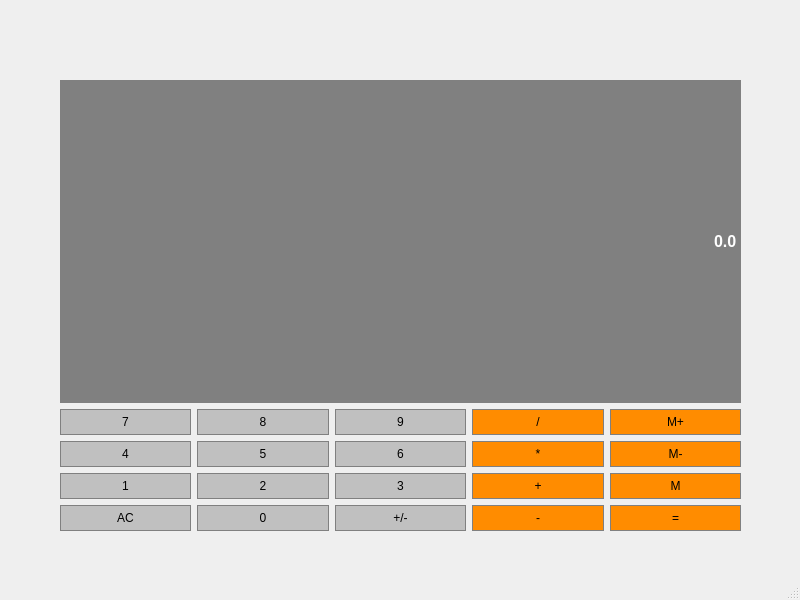
<?xml version="1.0" encoding="UTF-8"?>
<ui version="4.0">
 <class>Calcul</class>
 <widget class="QMainWindow" name="Calcul">
  <property name="geometry">
   <rect>
    <x>0</x>
    <y>0</y>
    <width>800</width>
    <height>600</height>
   </rect>
  </property>
  <property name="windowTitle">
   <string>Calcul</string>
  </property>
  <widget class="QWidget" name="centralwidget">
   <widget class="QWidget" name="gridLayoutWidget">
    <property name="geometry">
     <rect>
      <x>60</x>
      <y>80</y>
      <width>681</width>
      <height>451</height>
     </rect>
    </property>
    <layout class="QGridLayout" name="gridLayout">
     <item row="1" column="0">
      <layout class="QGridLayout" name="gridLayout_5">
       <item row="0" column="0">
        <widget class="QPushButton" name="Button7">
         <property name="sizePolicy">
          <sizepolicy hsizetype="Preferred" vsizetype="Preferred">
           <horstretch>0</horstretch>
           <verstretch>0</verstretch>
          </sizepolicy>
         </property>
         <property name="styleSheet">
          <string notr="true">QPushButton {
     background-color: #C0C0C0; border: 1px solid gray;
	border-radius: 0px;
	padding: 5px;
}
QPushButton:pressed {
    background-color: #A9A9A9; border: 1px solid gray;
	border-radius: 0px;
	padding: 5px;
}</string>
         </property>
         <property name="text">
          <string>7</string>
         </property>
        </widget>
       </item>
       <item row="0" column="1">
        <widget class="QPushButton" name="Button8">
         <property name="sizePolicy">
          <sizepolicy hsizetype="Preferred" vsizetype="Preferred">
           <horstretch>0</horstretch>
           <verstretch>0</verstretch>
          </sizepolicy>
         </property>
         <property name="styleSheet">
          <string notr="true">QPushButton {
     background-color: #C0C0C0; border: 1px solid gray;
	border-radius: 0px;
	padding: 5px;
}
QPushButton:pressed {
    background-color: #A9A9A9; border: 1px solid gray;
	border-radius: 0px;
	padding: 5px;
}</string>
         </property>
         <property name="text">
          <string>8</string>
         </property>
        </widget>
       </item>
       <item row="0" column="2">
        <widget class="QPushButton" name="Button9">
         <property name="sizePolicy">
          <sizepolicy hsizetype="Preferred" vsizetype="Preferred">
           <horstretch>0</horstretch>
           <verstretch>0</verstretch>
          </sizepolicy>
         </property>
         <property name="styleSheet">
          <string notr="true">QPushButton {
     background-color: #C0C0C0; border: 1px solid gray;
	border-radius: 0px;
	padding: 5px;
}
QPushButton:pressed {
    background-color: #A9A9A9; border: 1px solid gray;
	border-radius: 0px;
	padding: 5px;
}</string>
         </property>
         <property name="text">
          <string>9</string>
         </property>
        </widget>
       </item>
       <item row="0" column="3">
        <widget class="QPushButton" name="Divide">
         <property name="sizePolicy">
          <sizepolicy hsizetype="Preferred" vsizetype="Preferred">
           <horstretch>0</horstretch>
           <verstretch>0</verstretch>
          </sizepolicy>
         </property>
         <property name="styleSheet">
          <string notr="true">QPushButton {
     background-color: #FF8C00; border: 1px solid gray;
	border-radius: 0px;
	padding: 5px;
}
QPushButton:pressed {
    background-color: #A9A9A9; border: 1px solid gray;
	border-radius: 0px;
	padding: 5px;
}</string>
         </property>
         <property name="text">
          <string>/</string>
         </property>
        </widget>
       </item>
       <item row="0" column="4">
        <widget class="QPushButton" name="MemAdd">
         <property name="sizePolicy">
          <sizepolicy hsizetype="Preferred" vsizetype="Preferred">
           <horstretch>0</horstretch>
           <verstretch>0</verstretch>
          </sizepolicy>
         </property>
         <property name="styleSheet">
          <string notr="true">QPushButton {
     background-color: #FF8C00; border: 1px solid gray;
	border-radius: 0px;
	padding: 5px;
}
QPushButton:pressed {
    background-color: #A9A9A9; border: 1px solid gray;
	border-radius: 0px;
	padding: 5px;
}</string>
         </property>
         <property name="text">
          <string>M+</string>
         </property>
        </widget>
       </item>
       <item row="1" column="0">
        <widget class="QPushButton" name="Button4">
         <property name="sizePolicy">
          <sizepolicy hsizetype="Preferred" vsizetype="Preferred">
           <horstretch>0</horstretch>
           <verstretch>0</verstretch>
          </sizepolicy>
         </property>
         <property name="styleSheet">
          <string notr="true">QPushButton {
     background-color: #C0C0C0; border: 1px solid gray;
	border-radius: 0px;
	padding: 5px;
}
QPushButton:pressed {
    background-color: #A9A9A9; border: 1px solid gray;
	border-radius: 0px;
	padding: 5px;
}</string>
         </property>
         <property name="text">
          <string>4</string>
         </property>
        </widget>
       </item>
       <item row="1" column="1">
        <widget class="QPushButton" name="Button5">
         <property name="sizePolicy">
          <sizepolicy hsizetype="Preferred" vsizetype="Preferred">
           <horstretch>0</horstretch>
           <verstretch>0</verstretch>
          </sizepolicy>
         </property>
         <property name="styleSheet">
          <string notr="true">QPushButton {
     background-color: #C0C0C0; border: 1px solid gray;
	border-radius: 0px;
	padding: 5px;
}
QPushButton:pressed {
    background-color: #A9A9A9; border: 1px solid gray;
	border-radius: 0px;
	padding: 5px;
}</string>
         </property>
         <property name="text">
          <string>5</string>
         </property>
        </widget>
       </item>
       <item row="1" column="2">
        <widget class="QPushButton" name="Button6">
         <property name="sizePolicy">
          <sizepolicy hsizetype="Preferred" vsizetype="Preferred">
           <horstretch>0</horstretch>
           <verstretch>0</verstretch>
          </sizepolicy>
         </property>
         <property name="styleSheet">
          <string notr="true">QPushButton {
     background-color: #C0C0C0; border: 1px solid gray;
	border-radius: 0px;
	padding: 5px;
}
QPushButton:pressed {
    background-color: #A9A9A9; border: 1px solid gray;
	border-radius: 0px;
	padding: 5px;
}</string>
         </property>
         <property name="text">
          <string>6</string>
         </property>
        </widget>
       </item>
       <item row="1" column="3">
        <widget class="QPushButton" name="Multiply">
         <property name="sizePolicy">
          <sizepolicy hsizetype="Preferred" vsizetype="Preferred">
           <horstretch>0</horstretch>
           <verstretch>0</verstretch>
          </sizepolicy>
         </property>
         <property name="styleSheet">
          <string notr="true">QPushButton {
     background-color: #FF8C00; border: 1px solid gray;
	border-radius: 0px;
	padding: 5px;
}
QPushButton:pressed {
    background-color: #A9A9A9; border: 1px solid gray;
	border-radius: 0px;
	padding: 5px;
}</string>
         </property>
         <property name="text">
          <string>*</string>
         </property>
        </widget>
       </item>
       <item row="1" column="4">
        <widget class="QPushButton" name="MemClear">
         <property name="sizePolicy">
          <sizepolicy hsizetype="Preferred" vsizetype="Preferred">
           <horstretch>0</horstretch>
           <verstretch>0</verstretch>
          </sizepolicy>
         </property>
         <property name="styleSheet">
          <string notr="true">QPushButton {
     background-color: #FF8C00; border: 1px solid gray;
	border-radius: 0px;
	padding: 5px;
}
QPushButton:pressed {
    background-color: #A9A9A9; border: 1px solid gray;
	border-radius: 0px;
	padding: 5px;
}</string>
         </property>
         <property name="text">
          <string>M-</string>
         </property>
        </widget>
       </item>
       <item row="2" column="0">
        <widget class="QPushButton" name="Button1">
         <property name="sizePolicy">
          <sizepolicy hsizetype="Preferred" vsizetype="Preferred">
           <horstretch>0</horstretch>
           <verstretch>0</verstretch>
          </sizepolicy>
         </property>
         <property name="styleSheet">
          <string notr="true">QPushButton {
     background-color: #C0C0C0; border: 1px solid gray;
	border-radius: 0px;
	padding: 5px;
}
QPushButton:pressed {
    background-color: #A9A9A9; border: 1px solid gray;
	border-radius: 0px;
	padding: 5px;
}</string>
         </property>
         <property name="text">
          <string>1</string>
         </property>
        </widget>
       </item>
       <item row="2" column="1">
        <widget class="QPushButton" name="Button2">
         <property name="sizePolicy">
          <sizepolicy hsizetype="Preferred" vsizetype="Preferred">
           <horstretch>0</horstretch>
           <verstretch>0</verstretch>
          </sizepolicy>
         </property>
         <property name="styleSheet">
          <string notr="true">QPushButton {
     background-color: #C0C0C0; border: 1px solid gray;
	border-radius: 0px;
	padding: 5px;
}
QPushButton:pressed {
    background-color: #A9A9A9; border: 1px solid gray;
	border-radius: 0px;
	padding: 5px;
}</string>
         </property>
         <property name="text">
          <string>2</string>
         </property>
        </widget>
       </item>
       <item row="2" column="2">
        <widget class="QPushButton" name="Button3">
         <property name="sizePolicy">
          <sizepolicy hsizetype="Preferred" vsizetype="Preferred">
           <horstretch>0</horstretch>
           <verstretch>0</verstretch>
          </sizepolicy>
         </property>
         <property name="styleSheet">
          <string notr="true">QPushButton {
     background-color: #C0C0C0; border: 1px solid gray;
	border-radius: 0px;
	padding: 5px;
}
QPushButton:pressed {
    background-color: #A9A9A9; border: 1px solid gray;
	border-radius: 0px;
	padding: 5px;
}</string>
         </property>
         <property name="text">
          <string>3</string>
         </property>
        </widget>
       </item>
       <item row="2" column="3">
        <widget class="QPushButton" name="Add">
         <property name="sizePolicy">
          <sizepolicy hsizetype="Preferred" vsizetype="Preferred">
           <horstretch>0</horstretch>
           <verstretch>0</verstretch>
          </sizepolicy>
         </property>
         <property name="styleSheet">
          <string notr="true">QPushButton {
     background-color: #FF8C00; border: 1px solid gray;
	border-radius: 0px;
	padding: 5px;
}
QPushButton:pressed {
    background-color: #A9A9A9; border: 1px solid gray;
	border-radius: 0px;
	padding: 5px;
}</string>
         </property>
         <property name="text">
          <string>+</string>
         </property>
        </widget>
       </item>
       <item row="2" column="4">
        <widget class="QPushButton" name="MemGet">
         <property name="sizePolicy">
          <sizepolicy hsizetype="Preferred" vsizetype="Preferred">
           <horstretch>0</horstretch>
           <verstretch>0</verstretch>
          </sizepolicy>
         </property>
         <property name="styleSheet">
          <string notr="true">QPushButton {
     background-color: #FF8C00; border: 1px solid gray;
	border-radius: 0px;
	padding: 5px;
}
QPushButton:pressed {
    background-color: #A9A9A9; border: 1px solid gray;
	border-radius: 0px;
	padding: 5px;
}</string>
         </property>
         <property name="text">
          <string>M</string>
         </property>
        </widget>
       </item>
       <item row="3" column="0">
        <widget class="QPushButton" name="Clear">
         <property name="sizePolicy">
          <sizepolicy hsizetype="Preferred" vsizetype="Preferred">
           <horstretch>0</horstretch>
           <verstretch>0</verstretch>
          </sizepolicy>
         </property>
         <property name="styleSheet">
          <string notr="true">QPushButton {
     background-color: #C0C0C0; border: 1px solid gray;
	border-radius: 0px;
	padding: 5px;
}
QPushButton:pressed {
    background-color: #A9A9A9; border: 1px solid gray;
	border-radius: 0px;
	padding: 5px;
}</string>
         </property>
         <property name="text">
          <string>AC</string>
         </property>
        </widget>
       </item>
       <item row="3" column="1">
        <widget class="QPushButton" name="Button0">
         <property name="sizePolicy">
          <sizepolicy hsizetype="Preferred" vsizetype="Preferred">
           <horstretch>0</horstretch>
           <verstretch>0</verstretch>
          </sizepolicy>
         </property>
         <property name="styleSheet">
          <string notr="true">QPushButton {
     background-color: #C0C0C0; border: 1px solid gray;
	border-radius: 0px;
	padding: 5px;
}
QPushButton:pressed {
    background-color: #A9A9A9; border: 1px solid gray;
	border-radius: 0px;
	padding: 5px;
}</string>
         </property>
         <property name="text">
          <string>0</string>
         </property>
        </widget>
       </item>
       <item row="3" column="2">
        <widget class="QPushButton" name="ChangeSign">
         <property name="sizePolicy">
          <sizepolicy hsizetype="Preferred" vsizetype="Preferred">
           <horstretch>0</horstretch>
           <verstretch>0</verstretch>
          </sizepolicy>
         </property>
         <property name="styleSheet">
          <string notr="true">QPushButton {
     background-color: #C0C0C0; border: 1px solid gray;
	border-radius: 0px;
	padding: 5px;
}
QPushButton:pressed {
    background-color: #A9A9A9; border: 1px solid gray;
	border-radius: 0px;
	padding: 5px;
}</string>
         </property>
         <property name="text">
          <string>+/-</string>
         </property>
        </widget>
       </item>
       <item row="3" column="3">
        <widget class="QPushButton" name="Subtract">
         <property name="sizePolicy">
          <sizepolicy hsizetype="Preferred" vsizetype="Preferred">
           <horstretch>0</horstretch>
           <verstretch>0</verstretch>
          </sizepolicy>
         </property>
         <property name="styleSheet">
          <string notr="true">QPushButton {
     background-color: #FF8C00; border: 1px solid gray;
	border-radius: 0px;
	padding: 5px;
}
QPushButton:pressed {
    background-color: #A9A9A9; border: 1px solid gray;
	border-radius: 0px;
	padding: 5px;
}</string>
         </property>
         <property name="text">
          <string>-</string>
         </property>
        </widget>
       </item>
       <item row="3" column="4">
        <widget class="QPushButton" name="Equals">
         <property name="sizePolicy">
          <sizepolicy hsizetype="Preferred" vsizetype="Preferred">
           <horstretch>0</horstretch>
           <verstretch>0</verstretch>
          </sizepolicy>
         </property>
         <property name="styleSheet">
          <string notr="true">QPushButton {
     background-color: #FF8C00; border: 1px solid gray;
	border-radius: 0px;
	padding: 5px;
}
QPushButton:pressed {
    background-color: #A9A9A9; border: 1px solid gray;
	border-radius: 0px;
	padding: 5px;
}</string>
         </property>
         <property name="text">
          <string>=</string>
         </property>
        </widget>
       </item>
      </layout>
     </item>
     <item row="0" column="0">
      <widget class="QLineEdit" name="Display">
       <property name="sizePolicy">
        <sizepolicy hsizetype="Preferred" vsizetype="Expanding">
         <horstretch>0</horstretch>
         <verstretch>0</verstretch>
        </sizepolicy>
       </property>
       <property name="font">
        <font>
         <family>Arial</family>
         <pointsize>12</pointsize>
         <weight>75</weight>
         <bold>true</bold>
        </font>
       </property>
       <property name="contextMenuPolicy">
        <enum>Qt::PreventContextMenu</enum>
       </property>
       <property name="layoutDirection">
        <enum>Qt::LeftToRight</enum>
       </property>
       <property name="styleSheet">
        <string notr="true">QLineEdit {
     background-color: gray; border: 1px solid gray;
	color: #ffffff;}</string>
       </property>
       <property name="text">
        <string>0.0</string>
       </property>
       <property name="alignment">
        <set>Qt::AlignRight|Qt::AlignTrailing|Qt::AlignVCenter</set>
       </property>
      </widget>
     </item>
    </layout>
   </widget>
  </widget>
  <widget class="QMenuBar" name="menubar">
   <property name="geometry">
    <rect>
     <x>0</x>
     <y>0</y>
     <width>800</width>
     <height>25</height>
    </rect>
   </property>
  </widget>
  <widget class="QStatusBar" name="statusbar"/>
 </widget>
 <resources/>
 <connections/>
</ui>
